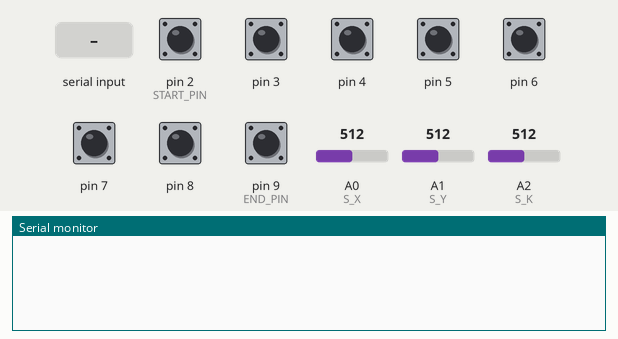
A sketch run on a simulated Arduino Leonardo, built with avr-gcc and run on an emulated ATmega32U4. Parts: the last lines printed to the serial monitor. Inputs (shaded band) come from the test bench; at power-on: pin 2 (START_PIN), pin 3–8, pin 9 (END_PIN) HIGH, A0 (S_X) = 512, A1 (S_Y) = 512, A2 (S_K) = 512. USB keyboard and mouse output is not drawn.

Above: at 1.2 s.
1.3 s: "M:1\n" received over Serial
At 1.8 s:
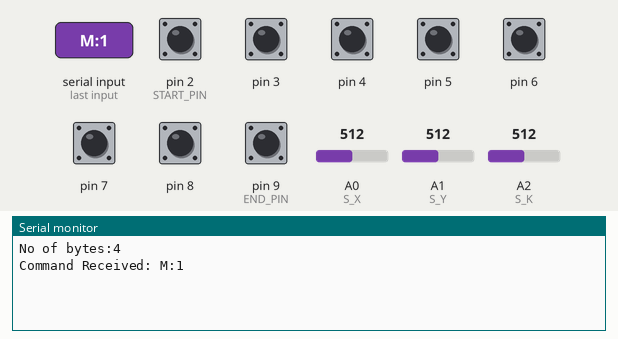
2.8 s: "P:1\n" received over Serial
At 4.0 s:
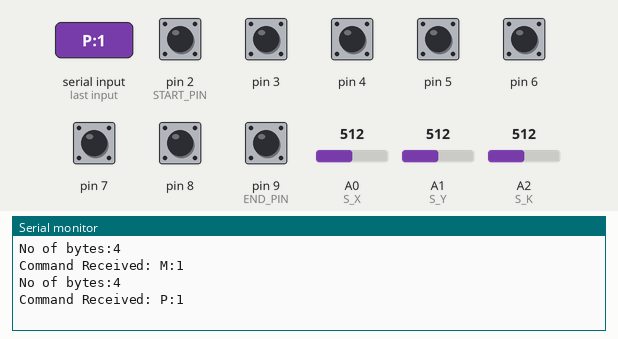
4.3 s: "M" received over Serial
At 5.4 s:
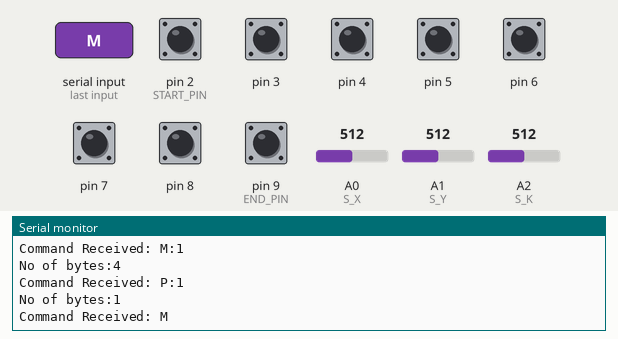
5.8 s: "P" received over Serial
At 6.7 s:
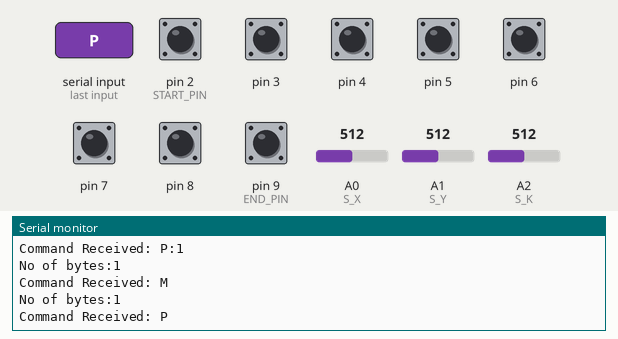
7.3 s: "90:45\n" received over Serial
At 8.5 s:
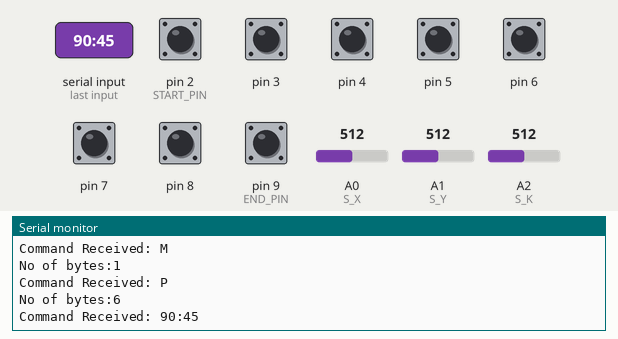
8.8 s: "0\n" received over Serial
At 10.0 s:
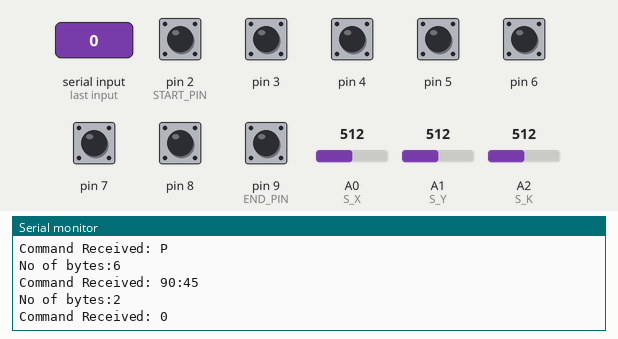
Timing chart, 0 to 11.3 s (numbered marks = the images above; inputs shaded):
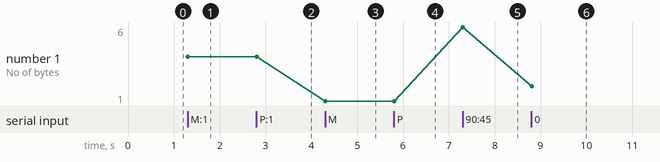

Measured:
- after the input at 1.3 s, the serial monitor: prints a new line at once (image 1)
- after the input at 2.8 s, the serial monitor: prints a new line at once (image 2)
- after the input at 4.3 s, the serial monitor: prints a new line at once (image 3)
- after the input at 5.8 s, the serial monitor: prints a new line at once (image 4)
- after the input at 7.3 s, the serial monitor: prints a new line at once (image 5)
- after the input at 8.8 s, the serial monitor: prints a new line at once (image 6)
- plotted number 1: 1 → 6 after the input at 7.3 s, 6 → 2 after the input at 8.8 s

The sketch:

USBSwitch.ino
```cpp
#include "Keyboard.h"
#include "Mouse.h"


char mappings[10][50] = {
  "0", "1" , "2", "~ML~", "4", "5", "6", "7" , "8", "9"
};
// JOYSTICK Initializations

boolean switchStates[10] = {false, false, false, false, false, false, false, false, false, false};

#define S_K A2
#define S_Y A1
#define S_X A0
int sx = 0, sy = 0, sk = 0;
bool joyStickPressed = false;
bool mousePressed = false;
bool mouseEnabled = false;

// Mouse Initializtions
int px = 0, py = 0, pk = 0;
int range = 12;               // output range of X or Y movement
int responseDelay = 10;       // response delay of the mouse, in ms
int threshold = range/4;      // resting threshold
int center = range/2;         // resting position value
int mouseReading[2];          // final mouse readings for {x, y}


// Switch Initializtions

#define START_PIN 2
#define END_PIN 9
String inData;
int inChar = -1;
bool commandRecd = false;

void setup() { // initialize the buttons' inputs:
  for (int i = START_PIN; i <= END_PIN ; i++) {
      pinMode(i, OUTPUT);
      digitalWrite(i, LOW);
  }
  for (int i = START_PIN; i <= END_PIN ; i++) {
      pinMode(i, INPUT_PULLUP);
  }
  // Initialize analog pins for JoyStick
  pinMode(A0, INPUT);
  pinMode(A1, INPUT);
  pinMode(A2, INPUT);


  Serial.begin(9600);
  // initialize mouse & keybord control:
  Mouse.begin();
  Keyboard.begin();

}

void loop() {

  readCommand();

  if(commandRecd) {
    parseAndUnderstandCommand();
  }

  readJoyStick();

  if(joyStickPressed && mouseEnabled) {

    int x = getReading(sx);
    int y = -getReading(sy);

    Mouse.move(x,y,0);

    if (mousePressed) {
      if (!Mouse.isPressed(MOUSE_LEFT)) {
        Mouse.press(MOUSE_LEFT);
      }
    } else {
      if (Mouse.isPressed(MOUSE_LEFT)) {
         Mouse.release(MOUSE_LEFT);
      }
    }

  }
  int x  = LOW;
  for (int i = START_PIN; i <= END_PIN; i++) {
    if ((x = digitalRead(i)) == LOW && !switchStates[i]) {
      if (strncmp(mappings[i-2], "~ML~", 4) == 0) {
        Mouse.click();
      } else if (strncmp(mappings[i-2], "~MLL~", 5) == 0) {
        Mouse.click();
        delay(50);
        Mouse.click();
      } else {
        writeKeyBoard(mappings[i-2]);
      }
      switchStates[i] = true;
      delay(50);
    } else if (x == HIGH && switchStates[i]) {
      switchStates[i] = false;
    }
  }
  delay(responseDelay);
}

int getReading(int value) {
  // Logic need to be refined, currenly just demostrating the movement
  // read the analog input:


  // map the reading from the analog input range to the output range:
  int reading = map(value, 0, 1023, 0, range);

  // if the output reading is outside from the
  // rest position threshold,  use it:
  int distance = reading - center;

  if (abs(distance) < threshold) {
    distance = 0;
  }

  // return the distance for this axis:
  return distance;

}

void parseAndUnderstandCommand() {
  int index = -1;
  String cmd;
  if ((index = inData.indexOf(':')) != -1) {
    cmd = inData.substring(0, index);

    if(cmd.equals("M")) {
      int data = inData.substring(index+1).toInt();
      mouseEnabled = (data == 1);
    } else if (cmd.equals("P")) {
      String data = inData.substring(index+1);
      int idx = data.indexOf(':');
      int pin = data.substring(0, idx).toInt();
      String value = data.substring(idx+1).c_str();
      if (pin >= START_PIN && pin <= END_PIN) {
        strcpy(mappings[pin-2], value.c_str());
      }
    }
  }
}

void writeKeyBoard(char *value) {

  for(int i = 0; i < strlen(value); i++)
    Keyboard.write(*(value + i));
}

void readJoyStick() {
  sk = analogRead(S_K);
  sy = analogRead(S_Y);
  sx = analogRead(S_X);

  if(sx != px || sy != py || sk != pk)
    joyStickPressed = true;
  px = sx;
  py = sy;
  pk = sk;
  mousePressed = (sk == 0);
}
void readCommand() {

    byte numBytesAvailable= Serial.available();

    // if there is something to read
    inData = "";
    if (numBytesAvailable > 0){
        Serial.print("No of bytes:");
        Serial.println(numBytesAvailable);
        // store everything into "inData"
        int i = 0;
        for (i=0;i<numBytesAvailable;i++){
            inChar= Serial.read();
            //Serial.println((char) inChar);
            inData += (char) inChar;
        }
        Serial.print("Command Received: ");
        Serial.println(inData);
        commandRecd = true;
    }
}
```
